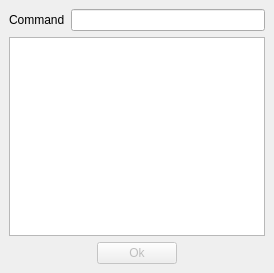
<?xml version="1.0" encoding="UTF-8"?>
<ui version="4.0">
 <author>R. Reucher</author>
 <class>ToolExecutor</class>
 <widget class="QDialog" name="ToolExecutor">
  <property name="geometry">
   <rect>
    <x>0</x>
    <y>0</y>
    <width>274</width>
    <height>273</height>
   </rect>
  </property>
  <property name="windowTitle">
   <string>Executing tool</string>
  </property>
  <layout class="QGridLayout">
   <item row="0" column="0" colspan="3">
    <layout class="QHBoxLayout">
     <property name="spacing">
      <number>6</number>
     </property>
     <property name="margin">
      <number>0</number>
     </property>
     <item>
      <widget class="QLabel" name="labelStatus">
       <property name="sizePolicy">
        <sizepolicy hsizetype="Preferred" vsizetype="Preferred">
         <horstretch>0</horstretch>
         <verstretch>0</verstretch>
        </sizepolicy>
       </property>
       <property name="text">
        <string>Command</string>
       </property>
      </widget>
     </item>
     <item>
      <widget class="QLineEdit" name="lineEditCommand">
       <property name="sizePolicy">
        <sizepolicy hsizetype="MinimumExpanding" vsizetype="Fixed">
         <horstretch>0</horstretch>
         <verstretch>0</verstretch>
        </sizepolicy>
       </property>
       <property name="toolTip">
        <string>Executed command</string>
       </property>
       <property name="readOnly">
        <bool>true</bool>
       </property>
      </widget>
     </item>
    </layout>
   </item>
   <item row="2" column="2">
    <spacer>
     <property name="orientation">
      <enum>Qt::Horizontal</enum>
     </property>
     <property name="sizeHint" stdset="0">
      <size>
       <width>40</width>
       <height>20</height>
      </size>
     </property>
    </spacer>
   </item>
   <item row="2" column="0">
    <spacer>
     <property name="orientation">
      <enum>Qt::Horizontal</enum>
     </property>
     <property name="sizeHint" stdset="0">
      <size>
       <width>40</width>
       <height>20</height>
      </size>
     </property>
    </spacer>
   </item>
   <item row="2" column="1">
    <widget class="QPushButton" name="pushButtonOk">
     <property name="enabled">
      <bool>false</bool>
     </property>
     <property name="focusPolicy">
      <enum>Qt::ClickFocus</enum>
     </property>
     <property name="toolTip">
      <string>Close tool execution dialog</string>
     </property>
     <property name="text">
      <string>Ok</string>
     </property>
    </widget>
   </item>
   <item row="1" column="0" colspan="3">
    <widget class="QTextBrowser" name="textBrowserToolOutput">
     <property name="toolTip">
      <string>Output from tool</string>
     </property>
     <property name="lineWrapMode">
      <enum>QTextEdit::NoWrap</enum>
     </property>
     <property name="acceptRichText">
      <bool>false</bool>
     </property>
     <property name="textInteractionFlags">
      <set>Qt::NoTextInteraction</set>
     </property>
    </widget>
   </item>
  </layout>
 </widget>
 <layoutdefault spacing="6" margin="9"/>
 <tabstops>
  <tabstop>lineEditCommand</tabstop>
  <tabstop>textBrowserToolOutput</tabstop>
  <tabstop>pushButtonOk</tabstop>
 </tabstops>
 <resources>
  <include location="qmc2.qrc"/>
 </resources>
 <connections>
  <connection>
   <sender>pushButtonOk</sender>
   <signal>clicked()</signal>
   <receiver>ToolExecutor</receiver>
   <slot>accept()</slot>
   <hints>
    <hint type="sourcelabel">
     <x>89</x>
     <y>88</y>
    </hint>
    <hint type="destinationlabel">
     <x>153</x>
     <y>3</y>
    </hint>
   </hints>
  </connection>
 </connections>
</ui>
